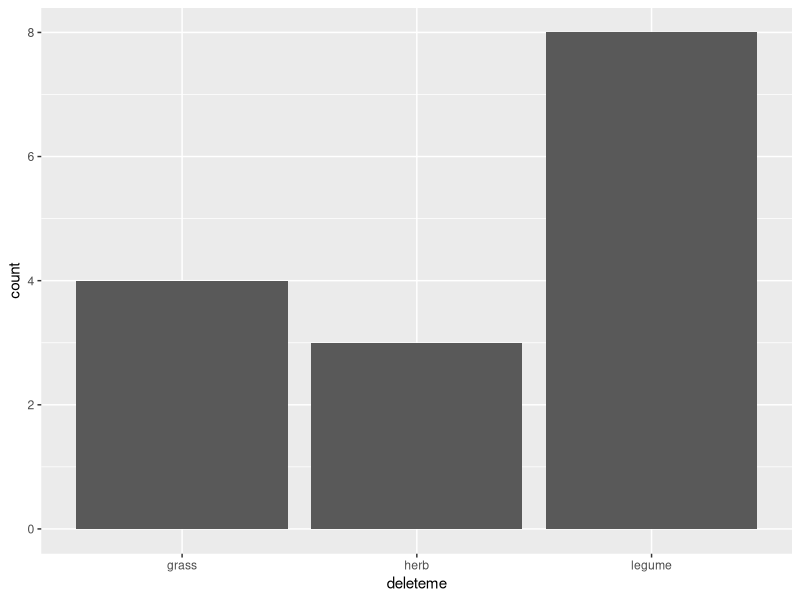
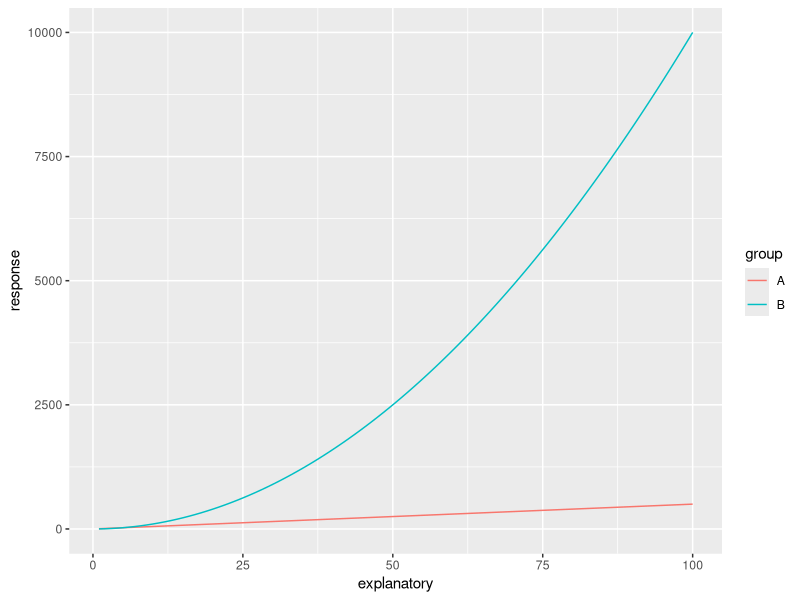

R code for these plots, in order:
## ---- chunk 1
# just a little test
## ---- chunk 2
#| label: requirements
#| include: false
# load and install necessary R packages
# This is not shown in the html script.

# install necessary R packages
if(!require(dplyr)) install.packages("tidyverse")
# if(!require(cowplot)) install.packages("cowplot")

# load necessary R packages
library(tidyverse)
## ---- chunk 3
library(tidyverse)
## ---- chunk 4
rep(x = c(1, 3), times = 3)
## ---- chunk 5
rep(x = c("high", "low"), 10)
## ---- chunk 6
deleteme <- rep(x = c("A", "B"), times = 10)
## ---- chunk 7
deleteme <- sample(x = factor(c("grass", "legume", "herb")),
       size = 15,
       replace = TRUE)
## ---- chunk 8
deleteme <- tibble(deleteme) # convert the vector to a table
ggplot(data = deleteme, aes(x = deleteme)) +
  geom_bar()
## ---- chunk 9
deleteme <- tibble(explanatory = sample(c(1:5), 10, replace = T),
                   group = rep(c("A", "B"), 5))
## ---- chunk 10
deleteme <- deleteme |> 
  mutate(group = factor(group))
## ---- chunk 11
deleteme$group <- factor(deleteme$group)
## ---- chunk 12
deleteme <- tibble(explanatory = sample(c(1:100), 1000, replace = T),
                   group = rep(c("A", "B"), 500))
# the response variable in group A is linearly related to the explanatory variable
# the response variable in group B is exponentially related to the explanatory variable
## ---- chunk 13
deleteme <- deleteme |> 
  group_by(group) |> 
  mutate(response = case_when(
    group == "A" ~ explanatory * 5, # If the row is of group A : linear relationship
    group == "B" ~ explanatory ^ 2)) # If the row is of group B : exponential relationship
## ---- chunk 14
ggplot(deleteme, aes(x = explanatory, y = response, colour = group)) +
  geom_line()
## ---- chunk 15
set.seed(1) # allows you to get exactly the same values as here if using random sampling in R.

species_counts <- data.frame(
  PlotID = paste("Plot", seq(1, 50), sep = "_"),
  species_counts = sample(seq(1, 15), 50, replace = T))

soil_properties <- data.frame(
  PlotID = paste("Plot", seq(1, 50), sep = "_"),
  pH = sample(seq(1, 7, 0.1), 50, replace = T))
## ---- chunk 16
#| class: output
merge(species_counts, soil_properties,
      by = "PlotID",
      all = T)
## ---- chunk 17
species_counts <- data.frame(
  PlotID = paste("Plot", seq(1, 10), sep = "_"),
  species_counts = sample(seq(1, 15), 10, replace = T))

soil_properties <- data.frame(
  PlotID = paste("Plot", seq(1, 50), sep = "_"),
  pH = sample(seq(1, 7, 0.1), 50, replace = T))
## ---- chunk 18
#| class: output
merge(species_counts, soil_properties,
      by = "PlotID",
      all.x = T)
## ---- chunk 19
#| class: output
merge(species_counts, soil_properties,
      by = "PlotID",
      all = T)
## ---- chunk 20
species_counts <- data.frame(
  PlotID = paste("Plot", seq(1, 10), sep = "_"),
  species_counts = sample(seq(1, 15), 10, replace = T))

soil_properties <- data.frame(
  PlotID = paste("Plot", seq(5, 50), sep = "_"),
  pH = sample(seq(1, 7, 0.1), 46, replace = T))
## ---- chunk 21
#| class: output
merge(species_counts, soil_properties,
      by = "PlotID",
      all = T)
## ---- chunk 22
species_counts <- data.frame(
  PlotID = c(paste("Plot", seq(1, 10), sep = "_"),
             "Plot_11", "Plot_11"),
  species_counts = c(sample(seq(1, 15), 10, replace = T),
                     12, 12))

soil_properties <- data.frame(
  PlotID = c(paste("Plot", seq(5, 50), sep = "_"),
             "Plot_1", "Plot_1"),
  pH = c(sample(seq(1, 7, 0.1), 46, replace = T),
         3.4, 3.4))
## ---- chunk 23
merge(species_counts, soil_properties,
      by = "PlotID",
      all = T)
## ---- chunk 24
merge(unique(species_counts), unique(soil_properties),
      by = "PlotID",
      all = T)
# or equally : 
unique(merge(species_counts, soil_properties,
      by = "PlotID",
      all = T))
## ---- chunk 25
species_counts <- data.frame(
  PlotID = c(paste("Plot", seq(1, 10), sep = "_"),
             "Plot_11", "Plot_11"),
  species_counts = c(sample(seq(1, 15), 10, replace = T),
                     12, 13))

soil_properties <- data.frame(
  PlotID = c(paste("Plot", seq(5, 50), sep = "_"),
             "Plot_1", "Plot_1"),
  pH = c(sample(seq(1, 7, 0.1), 46, replace = T),
         3.4, 4.4))
## ---- chunk 26
unique(merge(species_counts, soil_properties,
      by = "PlotID",
      all = T))
## ---- chunk 27
species_counts_soilpH <- unique(merge(species_counts, soil_properties,
      by = "PlotID",
      all = T))

# the below code shows you the DUPLICATES, i.e. the SECOND appearance of a given element.
species_counts_soilpH %>%
  filter(duplicated(PlotID))

# the below code shows you ALL THE ELEMENTS THAT ARE REPEATED.
species_counts_soilpH %>%
  group_by(PlotID) %>%
  filter(n() > 1)
## ---- chunk 28
# show only duplicated entries
species_counts_soilpH[duplicated(species_counts_soilpH$PlotID), ]

# show all plots which are duplicates
species_counts_soilpH[which(species_counts_soilpH$PlotID %in% species_counts_soilpH$PlotID[duplicated(species_counts_soilpH$PlotID)]), ]
